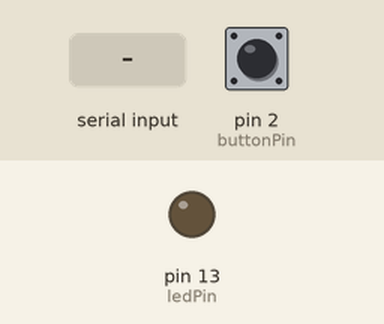
Recording of a sketch running on a simulated Arduino Uno, built with avr-gcc and run on an emulated ATmega328P. Parts: output pins drawn as LEDs (lit = HIGH). Inputs (shaded band) come from the test bench; at power-on: pin 2 (buttonPin) LOW. What the sketch prints to the serial monitor is not drawn.

Above: at 1.2 s.
1.3 s: "A" received over Serial
At 1.4 s:
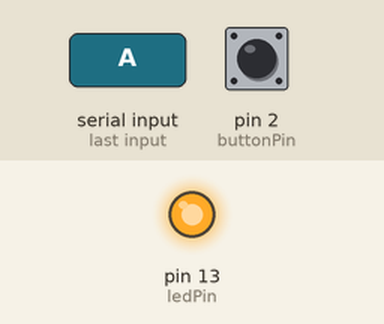
Timing chart, 0 to 4.3 s (numbered marks = the images above; inputs shaded):
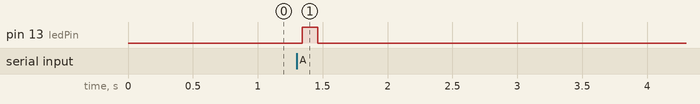

Measured:
- after the input at 1.3 s, pin 13 (ledPin): LOW → HIGH at once, → LOW 0.12 s later

The sketch:

xbee_aduino.ino
```cpp
const int ledPin = 13;
const int buttonPin = 2;
int buttonFlag = 0;
void setup()
{
pinMode(ledPin, OUTPUT);
pinMode(buttonPin, INPUT);
Serial.begin(9600);
}

void loop()
{
if (digitalRead(buttonPin) == HIGH)
{
if (buttonFlag == 0) {
buttonFlag = 1;
}
else {
buttonFlag = 0;
}
Serial.println(buttonFlag);
delay(20);
} else {
Serial.println(buttonFlag);
delay(20);
}

if( Serial.available() > 0 )
{
char inByte = Serial.read();
if( inByte == 'A' )
{
digitalWrite(ledPin, HIGH);
delay(100);
}
}
else {
digitalWrite(ledPin, LOW);
delay(100);
}
}
```
